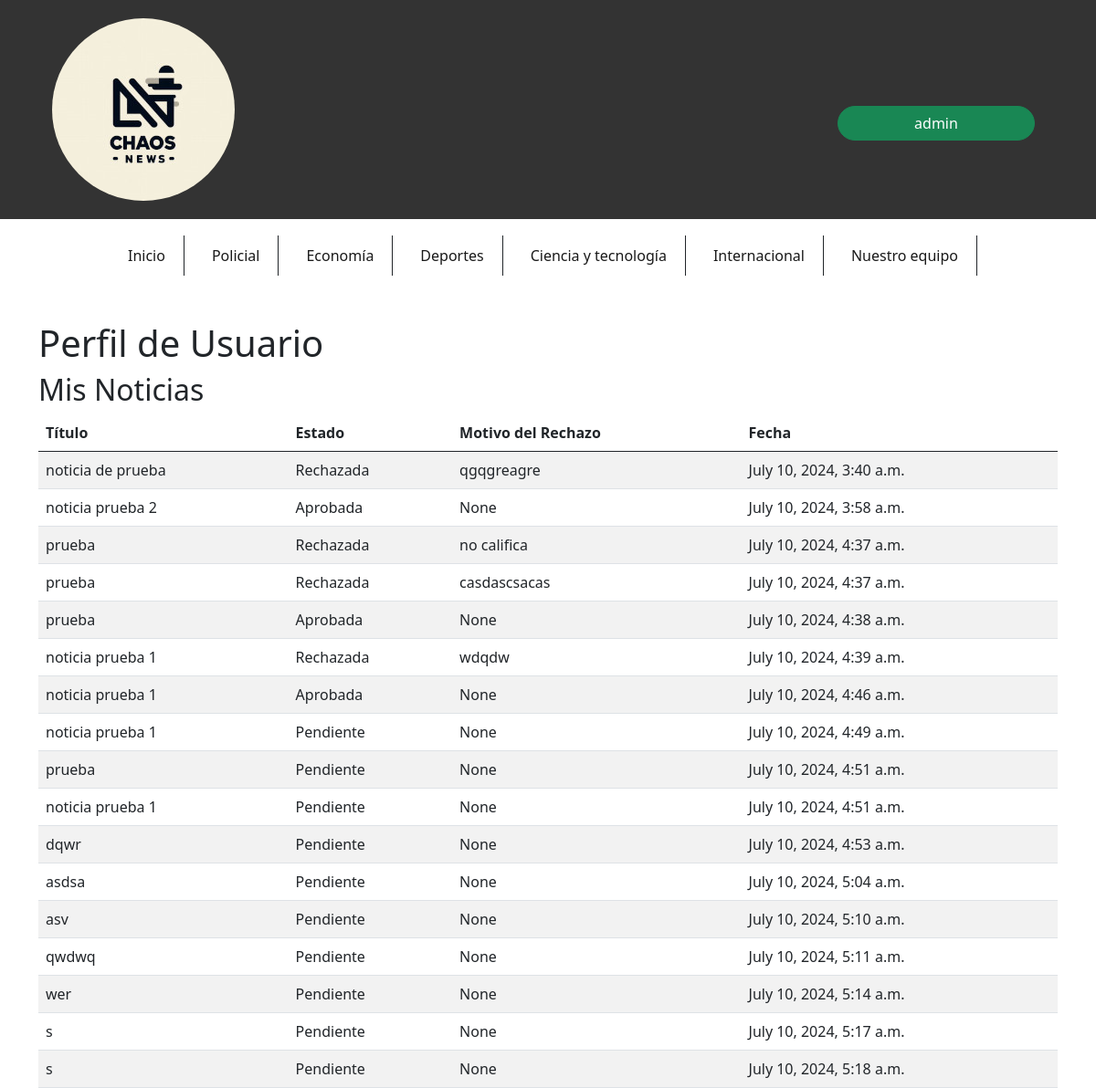
Page /subir_noticias/perfil/ (signed in) on the committed database.
### subir_noticias/models.py (models this page shows)
class Noticia(models.Model):
    CATEGORIAS = [
        ('----', '---'),
        ('policial', 'Policial'),
        ('economia', 'Economía'),
        ('deportes', 'Deportes'),
        ('ciencia_tecnologia', 'Ciencia y Tecnología'),
        ('internacional', 'Internacional'),
    ]
    titulo = models.CharField(max_length=200)
    contenido = models.TextField()
    ubicacion = models.CharField(max_length=100)
    categoria = models.CharField(max_length=50)
    autor = models.ForeignKey(User, on_delete=models.CASCADE)
    fecha_publicacion = models.DateTimeField(auto_now_add=True)
    aprobada = models.BooleanField(default=False)
    rechazada = models.BooleanField(default=False)
    motivo_rechazo = models.TextField(blank=True, null=True)

### subir_noticias/views.py (the view)
# urls.py: path('perfil/', views.perfil_usuario, name='perfil_usuario'),
@login_required
def perfil_usuario(request):
    noticias = Noticia.objects.filter(autor=request.user)
    return render(request, 'subir_noticias/perfil_usuario.html', {'noticias': noticias})

### subir_noticias/templates/subir_noticias/perfil_usuario.html (shortened to what this page needs)
{% load static %}
<!DOCTYPE html>
<html lang="en">
<head>
    <link rel="stylesheet" href="{% static 'css/estiloCenter.css' %}">
    <link rel="stylesheet" href="{% static 'css/estiloindex.css' %}">
    <link href="https://cdn.jsdelivr.net/npm/bootstrap@5.0.2/dist/css/bootstrap.min.css" rel="stylesheet">
</head>
<body>
    <header class="container-fluid">
        <article class="row align-items-center">
            <section id="logo" class="col-9 col-sm text-center text-lg-start">
                <a href="{% url 'index' %}">
                    <img src="{% static 'img/Logo.jpg' %}" alt="Logo" id="imgLogo" class="img-fluid">
                </a>
            </section>
            <section id="log_in" class="col-3 col-sm mt-auto">
                <div id="divUsuario">
                    <button type="button" id="boton" class="btn btn-success rounded-pill">
                        {{ user }}
                    </button>
                </div>
            </section>
        </article>
    </header>
    <nav class="navbar navbar-expand-lg navbar-light" style="background-color: #ffffff;">
        <div class="container-md">
            <div class="collapse navbar-collapse" id="navbarCollapse">
                <ul id="nav" class="navbar-nav mb-2 mn-lg-0 mx-auto">
                    <li class="border-end border-dark nav-item navbar-text">
                        <a href="{% url 'index' %}" class="text-decoration-none">Inicio</a>
                    </li>
                    <li class="border-end border-dark nav-item navbar-text"><a href="#" class="text-decoration-none">Policial</a></li>
                    <li class="border-end border-dark nav-item navbar-text"><a href="#" class="text-decoration-none">Economía</a></li>
                    <li class="border-end border-dark nav-item navbar-text"><a href="#" class="text-decoration-none">Deportes</a></li>
                    <li class="border-end border-dark nav-item navbar-text"><a href="{% url 'noticias_ciencia_tecnologia' %}" class="text-decoration-none">Ciencia y tecnología</a></li>
                    <li class="border-end border-dark nav-item navbar-text"><a href="{% url 'noticias_internacionales' %}" class="text-decoration-none">Internacional</a></li>
                    <li class="border-end border-dark nav-item navbar-text"><a href="{% url 'periodistas' %}" class="text-decoration-none">Nuestro equipo</a></li>
                </ul>
            </div>
        </div>
    </nav>
    <main class="container mt-4">
        <h1>Perfil de Usuario</h1>
        <h2>Mis Noticias</h2>
        <table class="table table-striped">
            <thead>
                <tr>
                    <th>Título</th>
                    <th>Estado</th>
                    <th>Motivo del Rechazo</th>
                    <th>Fecha</th>
                </tr>
            </thead>
            <tbody>
                {% for noticia in noticias %}
                    <tr>
                        <td>{{ noticia.titulo }}</td>
                        <td>
                            {% if noticia.aprobada %}
                                Aprobada
                            {% elif noticia.rechazada %}
                                Rechazada
                            {% else %}
                                Pendiente
                            {% endif %}
                        </td>
                        <td>{{ noticia.motivo_rechazo }}</td>
                        <td>{{ noticia.fecha_publicacion }}</td>
                    </tr>
                {% endfor %}
            </tbody>
        </table>
    </main>
</body>
</html>

### rows in the picture
Noticia: titulo "noticia de prueba", aprobada "Rechazada", motivo_rechazo "qgqgreagre", fecha_publicacion "July 10, 2024, 3:40 a.m."
Noticia: titulo "noticia prueba 2", aprobada "Aprobada", motivo_rechazo "None", fecha_publicacion "July 10, 2024, 3:58 a.m."
Noticia: titulo "prueba", aprobada "Rechazada", motivo_rechazo "no califica", fecha_publicacion "July 10, 2024, 4:37 a.m."
Noticia: titulo "prueba", aprobada "Rechazada", motivo_rechazo "casdascsacas", fecha_publicacion "July 10, 2024, 4:37 a.m."
Noticia: titulo "prueba", aprobada "Aprobada", motivo_rechazo "None", fecha_publicacion "July 10, 2024, 4:38 a.m."
Noticia: titulo "noticia prueba 1", aprobada "Rechazada", motivo_rechazo "wdqdw", fecha_publicacion "July 10, 2024, 4:39 a.m."
Noticia: titulo "noticia prueba 1", aprobada "Aprobada", motivo_rechazo "None", fecha_publicacion "July 10, 2024, 4:46 a.m."
Noticia: titulo "noticia prueba 1", aprobada "Pendiente", motivo_rechazo "None", fecha_publicacion "July 10, 2024, 4:49 a.m."
Noticia: titulo "prueba", aprobada "Pendiente", motivo_rechazo "None", fecha_publicacion "July 10, 2024, 4:51 a.m."
Noticia: titulo "noticia prueba 1", aprobada "Pendiente", motivo_rechazo "None", fecha_publicacion "July 10, 2024, 4:51 a.m."
Noticia: titulo "dqwr", aprobada "Pendiente", motivo_rechazo "None", fecha_publicacion "July 10, 2024, 4:53 a.m."
Noticia: titulo "asdsa", aprobada "Pendiente", motivo_rechazo "None", fecha_publicacion "July 10, 2024, 5:04 a.m."
Noticia: titulo "asv", aprobada "Pendiente", motivo_rechazo "None", fecha_publicacion "July 10, 2024, 5:10 a.m."
Noticia: titulo "qwdwq", aprobada "Pendiente", motivo_rechazo "None", fecha_publicacion "July 10, 2024, 5:11 a.m."
Noticia: titulo "wer", aprobada "Pendiente", motivo_rechazo "None", fecha_publicacion "July 10, 2024, 5:14 a.m."
Noticia: titulo "s", aprobada "Pendiente", motivo_rechazo "None", fecha_publicacion "July 10, 2024, 5:17 a.m."
Noticia: titulo "s", aprobada "Pendiente", motivo_rechazo "None", fecha_publicacion "July 10, 2024, 5:18 a.m."

### other values in the picture
{{ user }} "admin"
